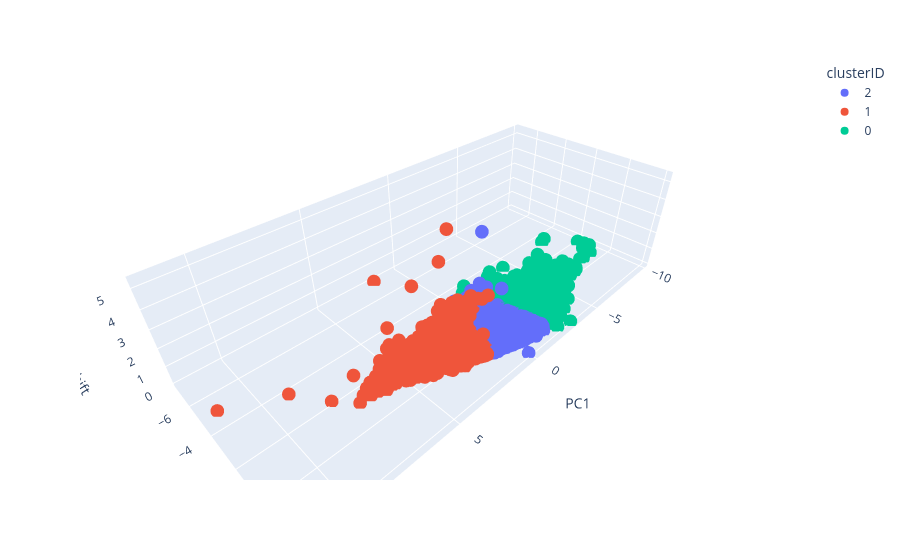
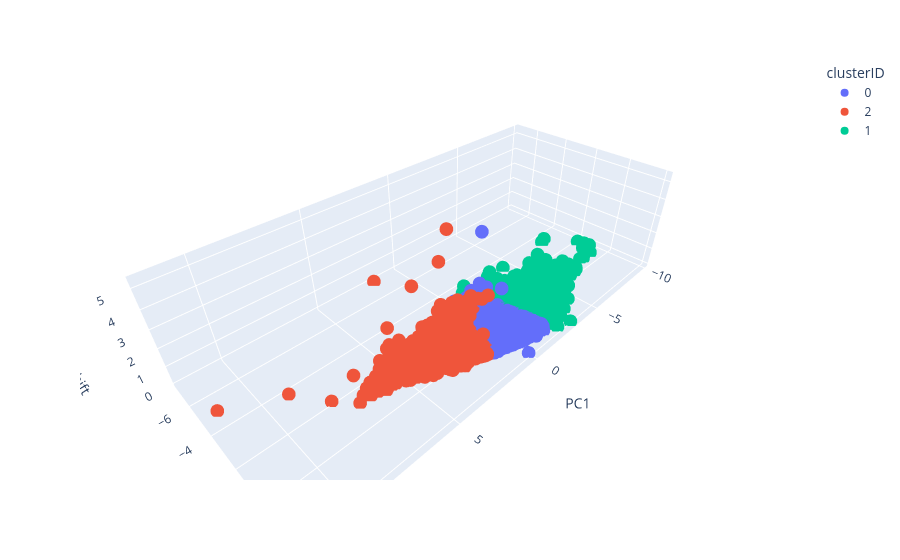
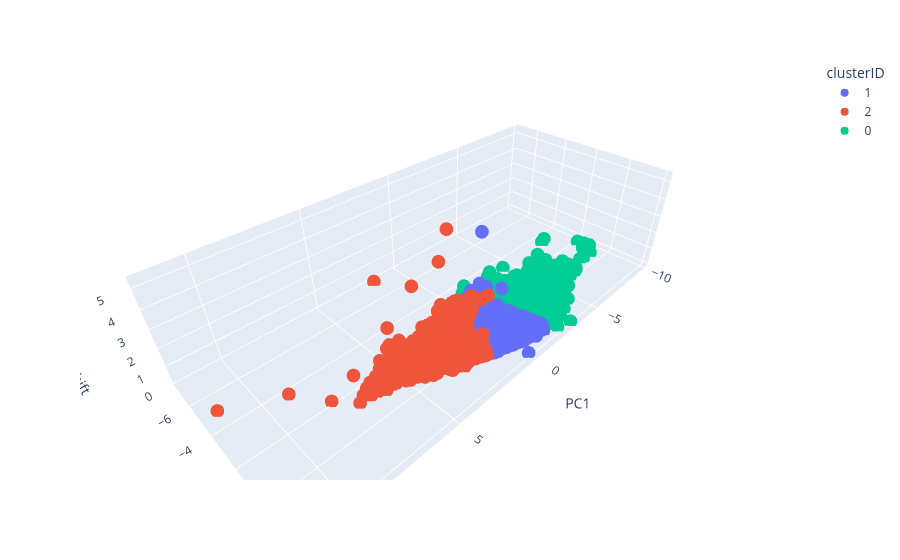

These figures' notebook cell, in order:
### Markdown cell above
## 2. Unsupervised Clustering with KMeans (20 points)

In this section, we will explore if the data features will be sufficient for classification. As a first exploration, we will perform unsupervised classification with Kmeans clustering.

## 2.1 Perform preliminary Kmeans (10 points)

Implement Kmeans here for a given number of clusters and on the features of interest. Choose 3 features.
* Use ``sklearn`` to perform Kmeans.
* Repeat Kmeans and discuss (in a markdown cell) the stability of clustering (e.g., use visualization to qualitatively assess the stability).

### Code cell
# Select the features for KMeans clustering
features_for_kmeans = ['redshift', 'PC1', 'PC2']
X_kmeans = df[features_for_kmeans]

# Perform KMeans clustering with 3 clusters a couple of times to see if the results are consistent
estimators = [
    ("k_means_run1", KMeans(n_clusters=3,random_state=42)),
    ("k_means_run2", KMeans(n_clusters=3,random_state=13)),
    ("k_means_bad_init", KMeans(n_clusters=3, init="random")),
]

# Loop through each estimator and plot the results
for name, est in estimators:

    est.fit(X_kmeans)
    labels = est.labels_

    # Plot
    fig = plt.figure(0, figsize=(4, 3))
    X_kmeans["clusterID"]=labels.astype('str')
    fig = px.scatter_3d(X_kmeans, x='PC1', y='PC2', z='redshift',color='clusterID')
    fig.show()

### Figure 1 — Plotly figure (JSON) as saved in the notebook; plotly's stock layout.template omitted (floating-point values rounded to 4 significant figures; data arrays with more than 128 entries replaced by an {"elided": "..."} marker saying what was removed)
{"data": [{"hovertemplate": "clusterID=2<br>PC1=%{x}<br>PC2=%{y}<br>redshift=%{z}<extra></extra>", "legendgroup": "2", "marker": {"color": "#636efa", "symbol": "circle"}, "mode": "markers", "name": "2", "scene": "scene", "showlegend": true, "type": "scatter3d", "x": {"elided": "5048 float values"}, "y": {"elided": "5048 float values"}, "z": {"elided": "5048 float values"}}, {"hovertemplate": "clusterID=1<br>PC1=%{x}<br>PC2=%{y}<br>redshift=%{z}<extra></extra>", "legendgroup": "1", "marker": {"color": "#EF553B", "symbol": "circle"}, "mode": "markers", "name": "1", "scene": "scene", "showlegend": true, "type": "scatter3d", "x": {"elided": "2784 float values"}, "y": {"elided": "2784 float values"}, "z": {"elided": "2784 float values"}}, {"hovertemplate": "clusterID=0<br>PC1=%{x}<br>PC2=%{y}<br>redshift=%{z}<extra></extra>", "legendgroup": "0", "marker": {"color": "#00cc96", "symbol": "circle"}, "mode": "markers", "name": "0", "scene": "scene", "showlegend": true, "type": "scatter3d", "x": {"elided": "2168 float values"}, "y": {"elided": "2168 float values"}, "z": {"elided": "2168 float values"}}], "layout": {"legend": {"title": {"text": "clusterID"}, "tracegroupgap": 0}, "margin": {"t": 60}, "scene": {"domain": {"x": [0, 1], "y": [0, 1]}, "xaxis": {"title": {"text": "PC1"}}, "yaxis": {"title": {"text": "PC2"}}, "zaxis": {"title": {"text": "redshift"}}}}}

### Figure 2 — Plotly figure (JSON) as saved in the notebook; plotly's stock layout.template omitted (floating-point values rounded to 4 significant figures; data arrays with more than 128 entries replaced by an {"elided": "..."} marker saying what was removed)
{"data": [{"hovertemplate": "clusterID=0<br>PC1=%{x}<br>PC2=%{y}<br>redshift=%{z}<extra></extra>", "legendgroup": "0", "marker": {"color": "#636efa", "symbol": "circle"}, "mode": "markers", "name": "0", "scene": "scene", "showlegend": true, "type": "scatter3d", "x": {"elided": "5048 float values"}, "y": {"elided": "5048 float values"}, "z": {"elided": "5048 float values"}}, {"hovertemplate": "clusterID=2<br>PC1=%{x}<br>PC2=%{y}<br>redshift=%{z}<extra></extra>", "legendgroup": "2", "marker": {"color": "#EF553B", "symbol": "circle"}, "mode": "markers", "name": "2", "scene": "scene", "showlegend": true, "type": "scatter3d", "x": {"elided": "2784 float values"}, "y": {"elided": "2784 float values"}, "z": {"elided": "2784 float values"}}, {"hovertemplate": "clusterID=1<br>PC1=%{x}<br>PC2=%{y}<br>redshift=%{z}<extra></extra>", "legendgroup": "1", "marker": {"color": "#00cc96", "symbol": "circle"}, "mode": "markers", "name": "1", "scene": "scene", "showlegend": true, "type": "scatter3d", "x": {"elided": "2168 float values"}, "y": {"elided": "2168 float values"}, "z": {"elided": "2168 float values"}}], "layout": {"legend": {"title": {"text": "clusterID"}, "tracegroupgap": 0}, "margin": {"t": 60}, "scene": {"domain": {"x": [0, 1], "y": [0, 1]}, "xaxis": {"title": {"text": "PC1"}}, "yaxis": {"title": {"text": "PC2"}}, "zaxis": {"title": {"text": "redshift"}}}}}

### Figure 3 — Plotly figure (JSON) as saved in the notebook; plotly's stock layout.template omitted (floating-point values rounded to 4 significant figures; data arrays with more than 128 entries replaced by an {"elided": "..."} marker saying what was removed)
{"data": [{"hovertemplate": "clusterID=1<br>PC1=%{x}<br>PC2=%{y}<br>redshift=%{z}<extra></extra>", "legendgroup": "1", "marker": {"color": "#636efa", "symbol": "circle"}, "mode": "markers", "name": "1", "scene": "scene", "showlegend": true, "type": "scatter3d", "x": {"elided": "5048 float values"}, "y": {"elided": "5048 float values"}, "z": {"elided": "5048 float values"}}, {"hovertemplate": "clusterID=2<br>PC1=%{x}<br>PC2=%{y}<br>redshift=%{z}<extra></extra>", "legendgroup": "2", "marker": {"color": "#EF553B", "symbol": "circle"}, "mode": "markers", "name": "2", "scene": "scene", "showlegend": true, "type": "scatter3d", "x": {"elided": "2784 float values"}, "y": {"elided": "2784 float values"}, "z": {"elided": "2784 float values"}}, {"hovertemplate": "clusterID=0<br>PC1=%{x}<br>PC2=%{y}<br>redshift=%{z}<extra></extra>", "legendgroup": "0", "marker": {"color": "#00cc96", "symbol": "circle"}, "mode": "markers", "name": "0", "scene": "scene", "showlegend": true, "type": "scatter3d", "x": {"elided": "2168 float values"}, "y": {"elided": "2168 float values"}, "z": {"elided": "2168 float values"}}], "layout": {"legend": {"title": {"text": "clusterID"}, "tracegroupgap": 0}, "margin": {"t": 60}, "scene": {"domain": {"x": [0, 1], "y": [0, 1]}, "xaxis": {"title": {"text": "PC1"}}, "yaxis": {"title": {"text": "PC2"}}, "zaxis": {"title": {"text": "redshift"}}}}}
